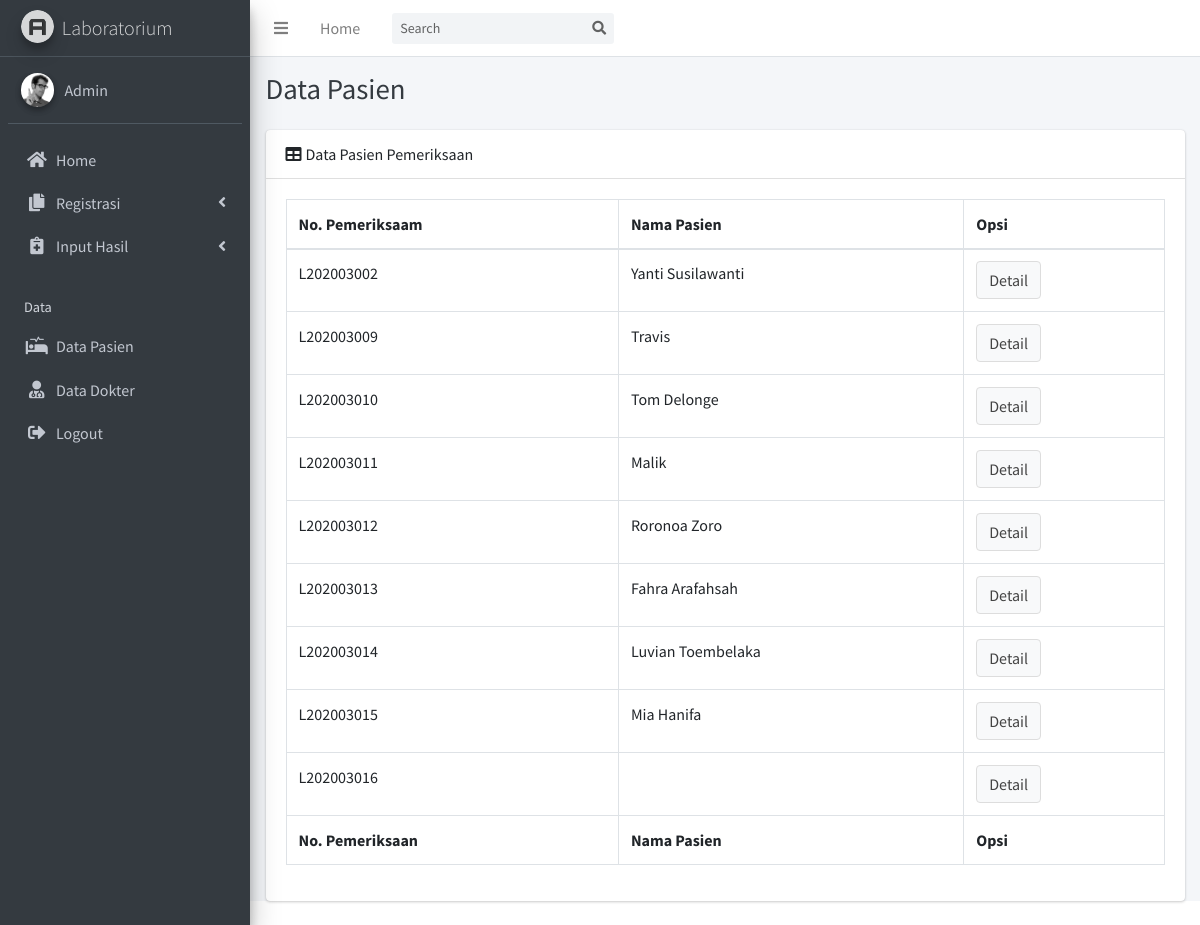
/semua_pasien.php (signed in), run on the app's committed database.
### tables this page shows
CREATE TABLE `data_pasien` (
  `id_pasien` varchar(10) NOT NULL,
  `nama_pasien` varchar(25) NOT NULL,
  `tmptlahir_pasien` varchar(15) NOT NULL,
  `ttl_pasien` date NOT NULL,
  `alamat_pasien` varchar(30) NOT NULL,
  `gender_pasien` varchar(15) NOT NULL
);

### semua_pasien.php (the view, shortened to what this page needs)
<!DOCTYPE html>
<html>
<head>
  <link rel="stylesheet" href="plugins/fontawesome-free/css/all.min.css">
  <link rel="stylesheet" href="https://code.ionicframework.com/ionicons/2.0.1/css/ionicons.min.css">
  <link rel="stylesheet" href="plugins/tempusdominus-bootstrap-4/css/tempusdominus-bootstrap-4.min.css">
  <link rel="stylesheet" href="plugins/icheck-bootstrap/icheck-bootstrap.min.css">
  <link rel="stylesheet" href="plugins/jqvmap/jqvmap.min.css">
  <link rel="stylesheet" href="dist/css/adminlte.min.css">
  <link rel="stylesheet" href="plugins/overlayScrollbars/css/OverlayScrollbars.min.css">
  <link rel="stylesheet" href="plugins/daterangepicker/daterangepicker.css">
  <link rel="stylesheet" href="plugins/summernote/summernote-bs4.css">
  <link href="dist/css/style.css" rel="stylesheet">
</head>
<body class="hold-transition sidebar-mini layout-fixed">
<div class="wrapper">
  <nav class="main-header navbar navbar-expand navbar-white navbar-light">
    <ul class="navbar-nav">
      <li class="nav-item">
        <a class="nav-link" data-widget="pushmenu" href="#"><i class="fas fa-bars"></i></a>
      </li>
      <li class="nav-item d-none d-sm-inline-block">
        <a href="index3.html" class="nav-link">Home</a>
      </li>
    </ul>
    <form class="form-inline ml-3">
      <div class="input-group input-group-sm">
        <input class="form-control form-control-navbar" type="search" placeholder="Search" aria-label="Search">
        <div class="input-group-append">
          <button class="btn btn-navbar" type="submit">
            <i class="fas fa-search"></i>
          </button>
        </div>
      </div>
    </form>
  </nav>
  <aside class="main-sidebar sidebar-dark-primary elevation-4">
    <a href="index.php" class="brand-link">
      <img src="dist/img/AdminLTELogo.png" alt="AdminLTE Logo" class="brand-image img-circle elevation-3"
           style="opacity: .8">
      <span class="brand-text font-weight-light">Laboratorium</span>
    </a>
    <div class="sidebar">
      <div class="user-panel mt-3 pb-3 mb-3 d-flex">
        <div class="image">
          <img src="dist/img/user2-160x160.jpg" class="img-circle elevation-2" alt="User Image">
        </div>
        <div class="info">
          <a href="#" class="d-block">Admin</a>
        </div>
      </div>
      <nav class="mt-2">
        <ul class="nav nav-pills nav-sidebar flex-column" data-widget="treeview" role="menu" data-accordion="false">
          <li class="nav-item">
            <a href="index.php" class="nav-link">
              <i class="nav-icon fas fa-home"></i>
              <p>
                Home
              </p>
            </a>
          </li>
          <li class="nav-item has-treeview">
            <a href="#" class="nav-link">
              <i class="nav-icon fas fa-copy"></i>
              <p>
                Registrasi
                <i class="fas fa-angle-left right"></i>
              </p>
            </a>
          </li>
          <li class="nav-item has-treeview">
            <a href="input_hasil.php" class="nav-link">
              <i class="nav-icon fas fa-notes-medical"></i>
              <p>
                Input Hasil
                <i class="right fas fa-angle-left"></i>
              </p>
            </a>
          </li>
          <li class="nav-header">Data</li>
          <li class="nav-item">
            <a href="data_pasien.php" class="nav-link">
              <i class="nav-icon fas fa-procedures"></i>
              <p>
                Data Pasien
              </p>
            </a>
          </li>
          <li class="nav-item">
            <a href="data_dokter.php" class="nav-link">
              <i class="nav-icon fas fa-user-md"></i>
              <p>
                Data Dokter
              </p>
            </a>
          </li>
           <?php if (!isset($_SESSION['username'])){ ?>
          <li class="nav-item">
            <a href="login.php" class="nav-link">
              <i class="nav-icon fas fa-sign-in-alt"></i>
              <p>
                Login
              </p>
            </a>
          </li>
      <?php } else { ?>
          <li class="nav-item">
            <a href="php/logout.php" class="nav-link">
              <i class="nav-icon fas fa-sign-out-alt"></i>
              <p>
                Logout
              </p>
            </a>
          </li>
      <?php } ?>
        </ul>
      </nav>
    </div>
  </aside>
  <div class="content-wrapper">
    <div class="content-header">
      <div class="container-fluid">
        <div class="row mb-2">
          <div class="col-sm-6">
            <h1 class="m-0 text-dark">Data Pasien</h1>
          </div>
          <div class="col-sm-6">
          </div>
        </div>
      </div>
    </div>
    <section class="content">
                    <form method="POST" action="php/update_dokter.php">
                      <div class="container">
                        <div class="scrollable-layout">
                        <div class="card mb-4">
                            <div class="card-header">
                              <i class="fas fa-table mr-1"></i>Data Pasien Pemeriksaan</div>
                            <div class="card-body">
                                <div class="table-responsive">
                                    <table class="table table-bordered" id="dataTable" width="100%" cellspacing="0">
                                        <thead>
                                            <tr>
                                                <th>No. Pemeriksaam</th>
                                                <th>Nama Pasien</th>
                                                <th>Opsi</th>
                                            </tr>
                                        </thead>
                                        <tfoot>
                                            <tr>
                                                <th>No. Pemeriksaan</th>
                                                <th>Nama Pasien</th>
                                                <th>Opsi</th>
                                            </tr>
                                        </tfoot>
                                        <tbody>
                                            <tr>
                                            <?php
                                                include 'php/koneksi.php';
                                                    $data = mysqli_query($conn, "SELECT * from data_pasien");
                                                    foreach ($data as $row){
                                                    echo "<tr>
                                                        <td>".$row['id_pasien']."</td>
                                                        <td>".$row['nama_pasien']."</td>
                                                        <td><a href='#modal_pasien' class='btn btn-default btn-small' id='pasien' data-toggle='modal' data-id=".$row['id_pasien'].">Detail</a></td>";
                                                        ?>
                                                        </tr>
                                                        </tr>
                                                        <?php
                                                    }
                                            ?>
                                        </tbody>
                                    </table>
                                </div>
                            </div>
                        </div>
                    </div>
                  </div>
                    </form>
    </section>
  </div>
</div>
</body>
</html>

### data on the page
data_pasien: id_pasien "L202003002", nama_pasien "Yanti Susilawanti"
data_pasien: id_pasien "L202003009", nama_pasien "Travis"
data_pasien: id_pasien "L202003010", nama_pasien "Tom Delonge"
data_pasien: id_pasien "L202003011", nama_pasien "Malik"
data_pasien: id_pasien "L202003012", nama_pasien "Roronoa Zoro"
data_pasien: id_pasien "L202003013", nama_pasien "Fahra Arafahsah"
data_pasien: id_pasien "L202003014", nama_pasien "Luvian Toembelaka"
data_pasien: id_pasien "L202003015", nama_pasien "Mia Hanifa"
data_pasien: id_pasien "L202003016"
